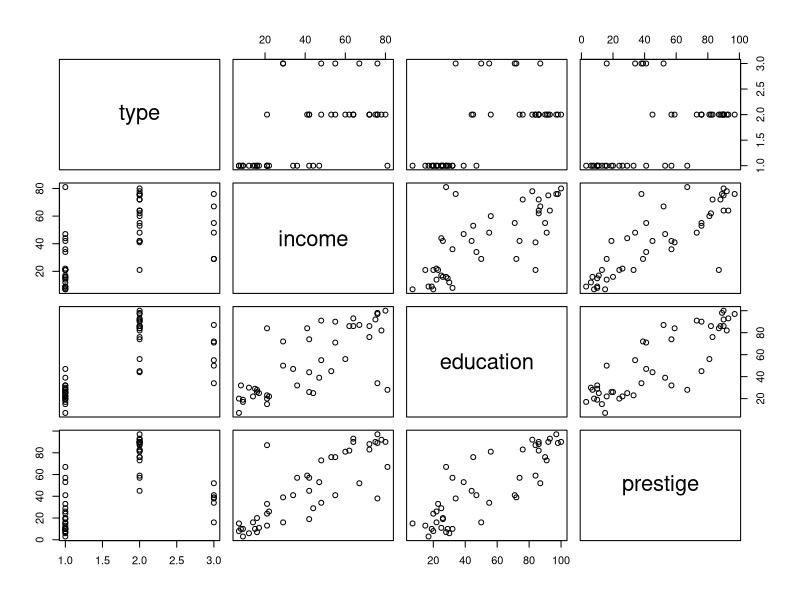
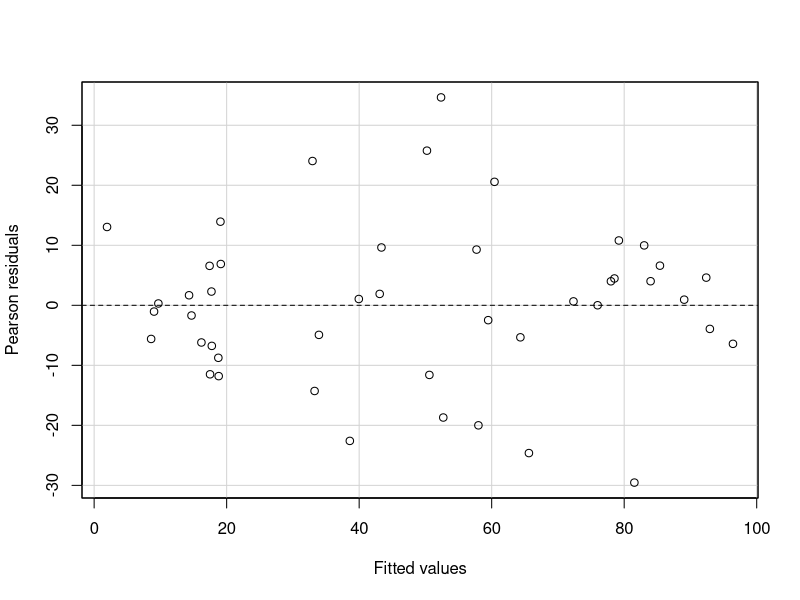
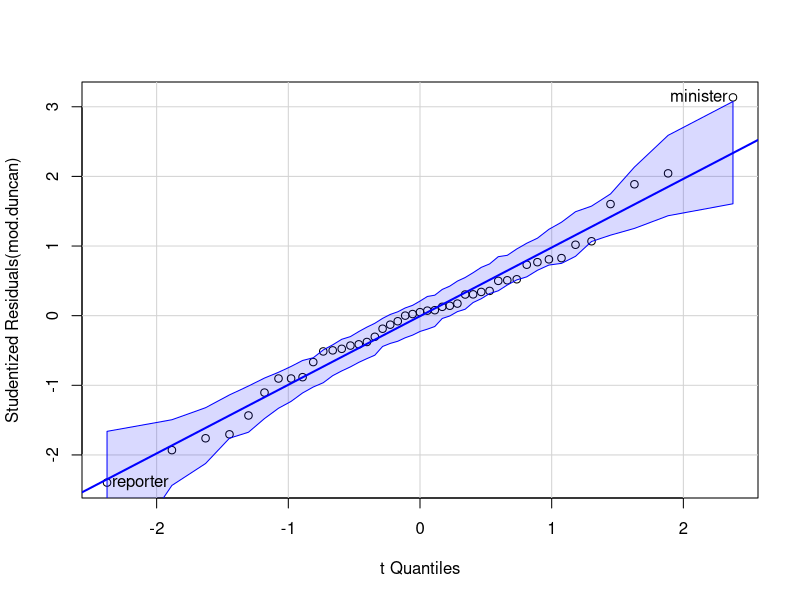
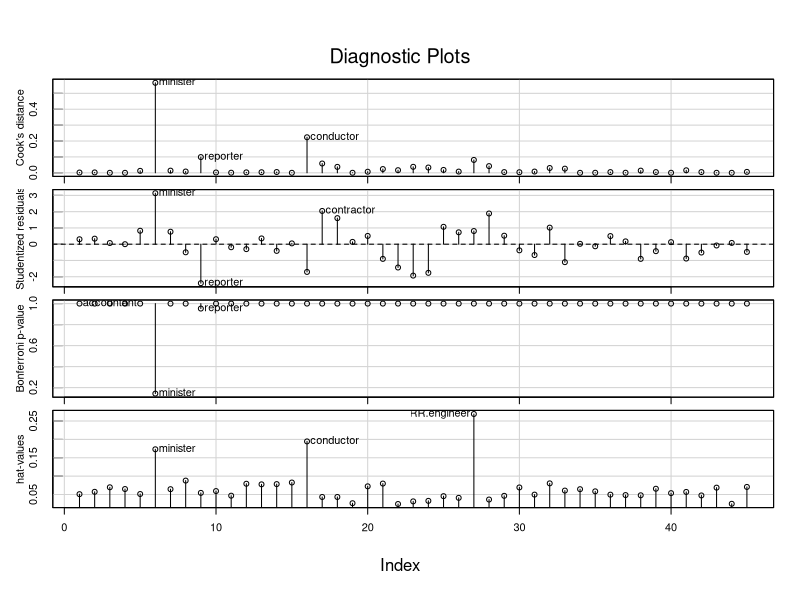
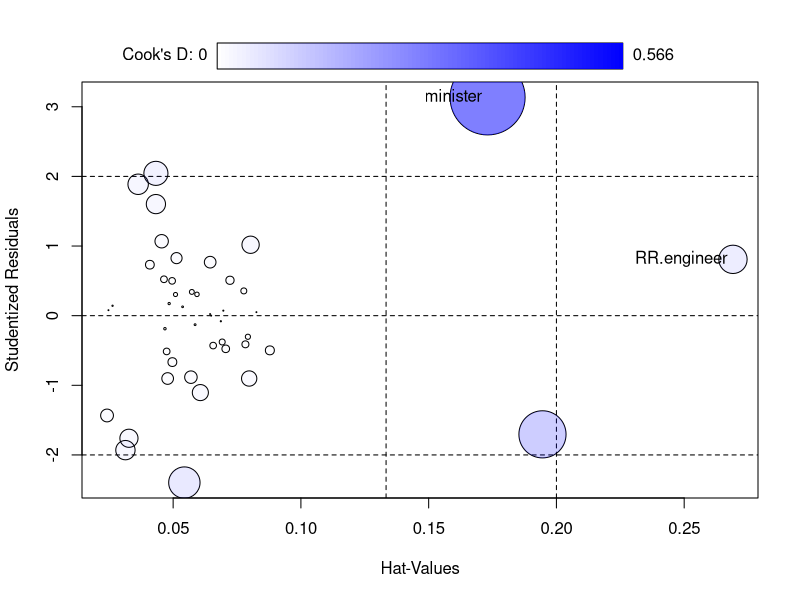
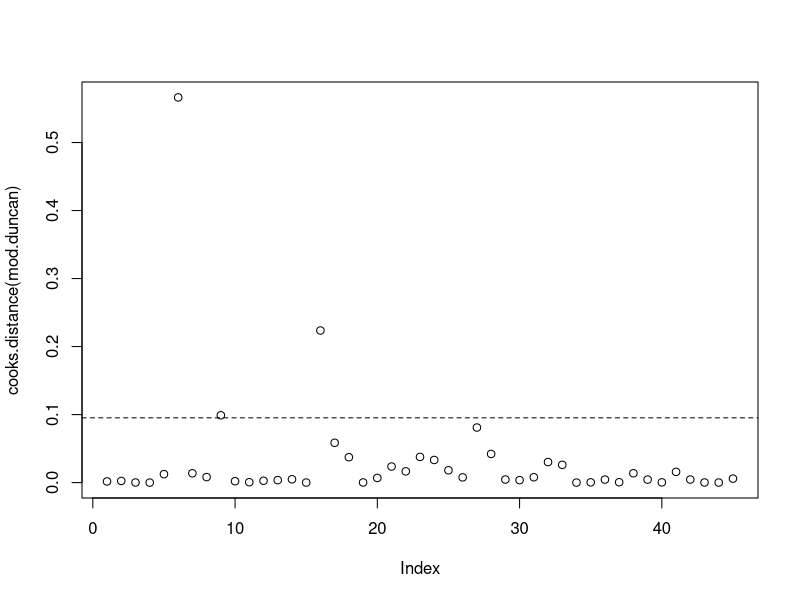
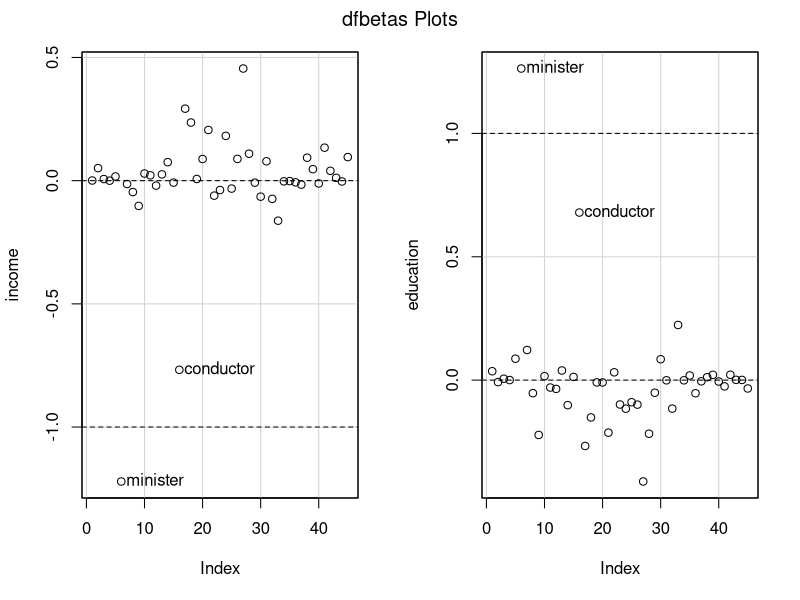
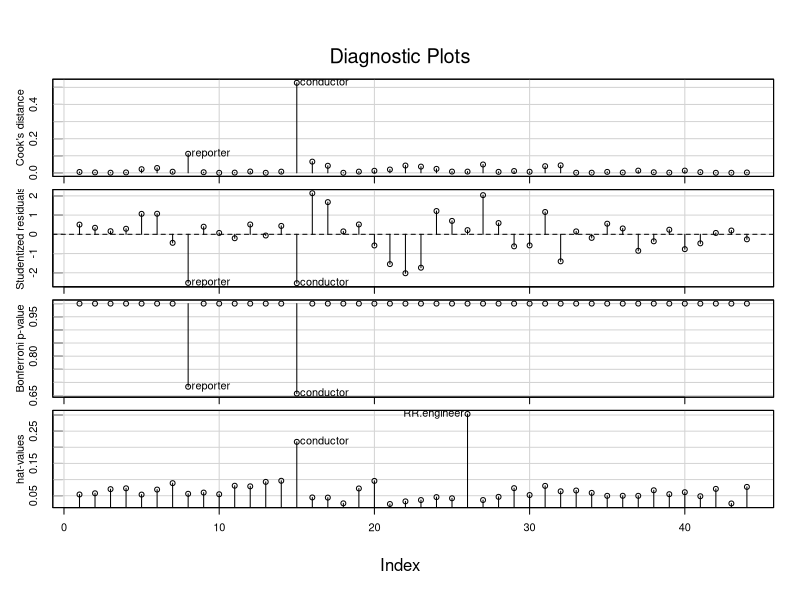

The R script that drew these images, in order:
library(car)
data(Duncan)
plot(Duncan)
mod.duncan <- lm(prestige~income+education,data=Duncan)
summary(mod.duncan)
residualPlot(mod.duncan,quadratic=F)
qqPlot(mod.duncan)

influenceIndexPlot(mod.duncan,id=list(n=3))
#第二張圖可以看出有一個參數minister標準差在3，可能會是一個outlier
outlierTest(mod.duncan)
#但經過baffaroni調整後(第三張圖)他的p-value變成0.2了，雖然小，但不顯著為outlier

influencePlot(mod.duncan,id=list(n=1))
p=length(mod.duncan$coef)
n=nrow(Duncan)
limit1 = (2*p)/n #limit1 for Hat-Values of Bubble plot
limit2 = (3*p)/n #limit2 for Hat-Values of Bubble plot
#兩個limit即為泡泡圖中的直的虛線
#泡泡的半徑為cook distance，看有沒有超過兩個limit

#Check influential case using cook's distance
plot(cooks.distance(mod.duncan))
abline(h=4/(n-p), lty=2)
identify(1:n,cooks.distance(mod.duncan), row.names(Duncan))

#Check influential case using dfbetas
dfbetasPlots(mod.duncan,id.n=2)
#minister會對income造成負影響、對education造成正影響(看DFBETAS)


#來處理minister的離群問題
Duncan[rownames(Duncan)=='minister',]
#先把minister拿掉
newd <- Duncan[!rownames(Duncan)%in%c('minister'),]
m1 <- lm(prestige~income+education,data=newd)
influenceIndexPlot(m1,id=list(n=2))
n=nrow(newd)
plot(cooks.distance(m1))
abline(h=4/(n-p), lty=2)
identify(1:n,cooks.distance(m1), row.names(newd))
dfbetasPlots(m1,id.n=2)
#反而是conductor出現離群問題

#比較去掉minister前後，兩係數的變化
compareCoefs(mod.duncan,m1,se=F)

#conductor變離群值，試試看把conductor拿掉
newd1 <- newd[!rownames(newd)%in%c('conductor'),]
m2 <- lm(prestige~income+education,data=newd1)
influenceIndexPlot(m2,id=list(n=2))
n=nrow(newd1)
plot(cooks.distance(m2))
abline(h=4/(n-p), lty=2)
identify(1:n,cooks.distance(m2), row.names(newd1))
#看出又有離群問題，這次是reporter
dfbetasPlots(m2,id.n=2)

#比較去掉conductor前後，兩係數的變化
compareCoefs(m1,m2,se=F)

#reporter變離群值，試試看把reporter拿掉
newd2 <- newd1[!rownames(newd1)%in%c('reporter'),]
m3 <- lm(prestige~income+education,data=newd2)
influenceIndexPlot(m3,id.n=3)
n=nrow(newd2)
plot(cooks.distance(m3))
abline(h=4/(n-p), lty=2)
identify(1:n,cooks.distance(m3), row.names(newd2))
dfbetaPlots(m3,id.n=3)

#比較去掉reporter前後，兩係數的變化
compareCoefs(m2,m3,se=F)
#前後的係數變化已經很小，可以停止

#最後要標註說明我們拿掉了三個樣本
#(minister, conductor, reporter)三個樣本在流程中被檢定為離群值，故剔除
